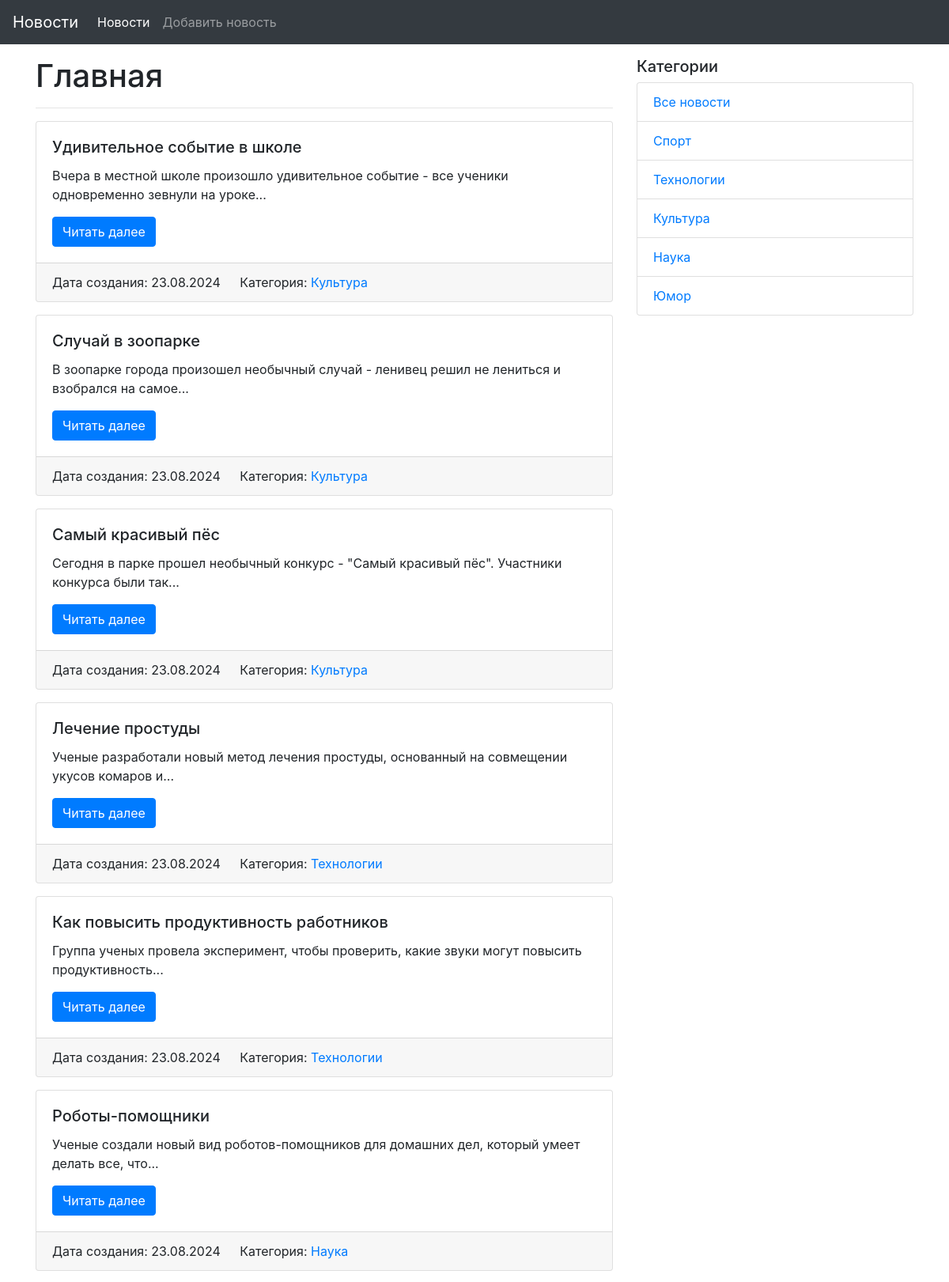
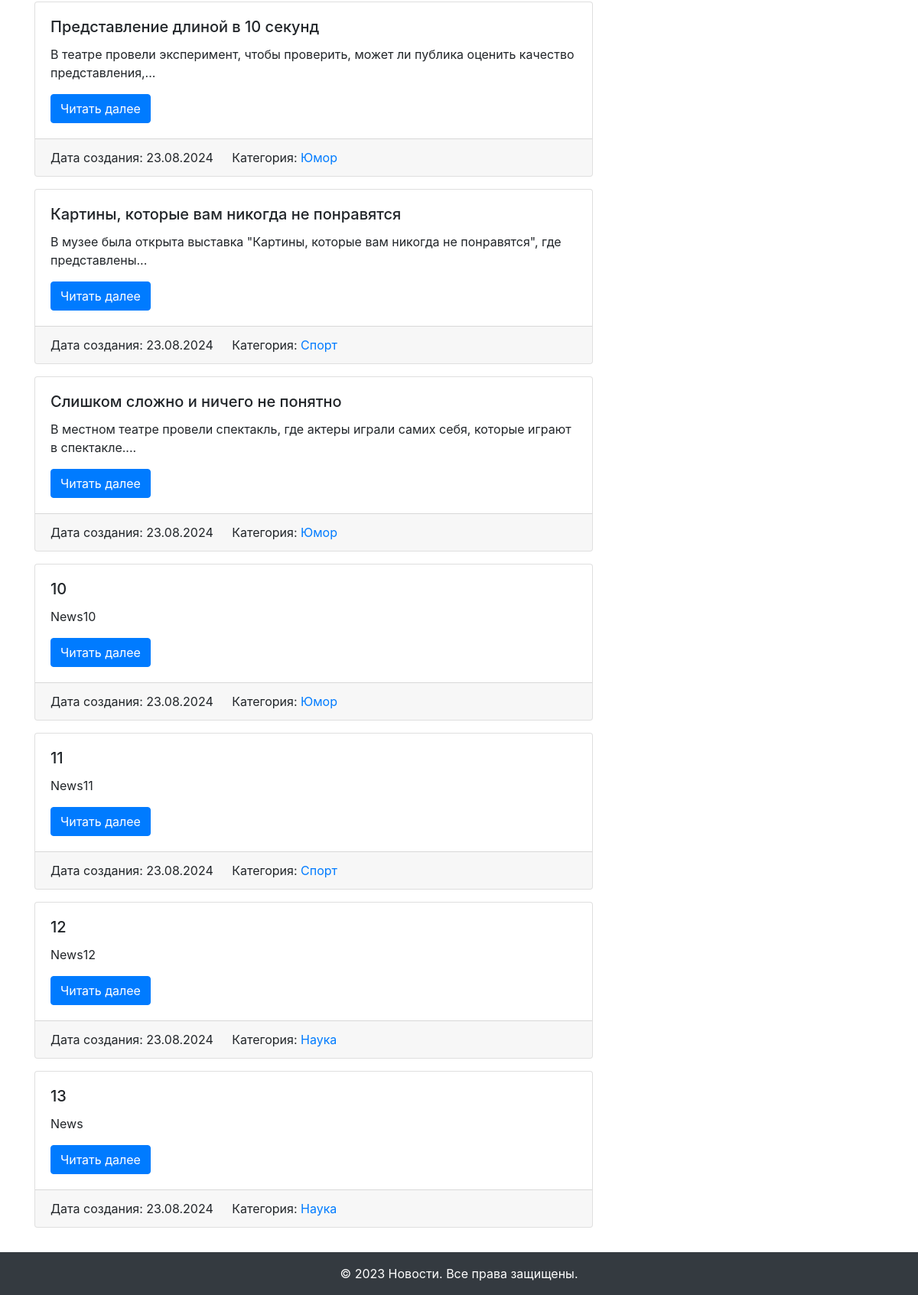
The page / on the database its author committed (2 pictures, top to bottom).
### main.py (models this page shows, shortened)
class News(db.Model):
    id = db.Column(db.Integer, primary_key=True)
    title = db.Column(db.String(255), unique=True, nullable=False)
    text = db.Column(db.Text, nullable=False)
    created_date = db.Column(db.DateTime, default=datetime.utcnow)
    category_id = db.Column(db.Integer, db.ForeignKey('category.id'))
    category = db.relationship('Category', back_populates='news')

class Category(db.Model):
    id = db.Column(db.Integer, primary_key=True)
    title = db.Column(db.String(255), nullable=False)
    news = db.relationship('News', back_populates='category')

### main.py (the view)
@app.route('/')
def index():
    news_list = News.query.all()
    categories = Category.query.all()
    return render_template('index.html',
                           news=news_list,
                           categories=categories)

### templates/index.html (shortened to what this page needs)
{% extends "base.html" %}
{% block content %}
  <h1>Главная</h1>
  <hr>
  {% for news in news %}
  <div class="card mb-3">
    <div class="card-body">
      <h5 class="card-title">{{ news.title }}</h5>
      <p class="card-text">{{ news.text|truncate(100) }}</p>
      <a href="{{ url_for('news_detail', id=news.id) }}" class="btn btn-primary">Читать далее</a>
    </div>
    <div class="card-footer">
      {% if news.created_date %}
        <span class="card-link">Дата создания: {{ news.created_date.strftime('%d.%m.%Y') }}</span>
      {% endif %}
      {% if news.category %}
        <span class="card-link">Категория: <a href="{{ url_for('news_in_category', id=news.category.id) }}">{{ news.category.title }}</a></span>
      {% endif %}
    </div>
  </div>
  {% else %}
  <p class="card-text">Новостей пока нет!</p>
  {% endfor %}
{% endblock content %}

### templates/base.html (shortened to what this page needs)
<!DOCTYPE html>
<html lang="ru">
<head>
  <link rel="stylesheet" href="{{ url_for('static', filename='css/bootstrap.min.css') }}">
</head>
<body>
  <div id="wrapper">
    {% include "navigation.html" %}
    <div class="container my-3">
      <div class="row">
        <div class="col-md-8">
          {% block content %}{% endblock content %}
        </div>
        {% include "side_navigation.html" %}
      </div>
    </div>
    {% include "footer.html" %}
  </div>
</body>
</html>

### templates/navigation.html (shortened to what this page needs)
<nav class="navbar navbar-expand-md navbar-dark bg-dark">
    <a class="navbar-brand" href="{{ url_for('index') }}">Новости</a>
    <div class="collapse navbar-collapse" id="navbarNav">
        <ul class="navbar-nav">
            <li class="nav-item active">
                <a class="nav-link" href="{{ url_for('index') }}">Новости</a>
            </li>
            <li class="nav-item">
                <a class="nav-link" href="{{ url_for('add_news') }}">Добавить новость</a>
            </li>
        </ul>
    </div>
</nav>

### templates/side_navigation.html
<div class="col-md-4">
    <h5>Категории</h5>
    <ul class="list-group">
        <li class="list-group-item"><a href="{{ url_for('index') }}">Все новости</a></li>
        {% for category in categories %}
        <li class="list-group-item"><a href="{{ url_for('news_in_category', id=category.id) }}">{{ category.title }}</a></li>
        {% endfor %}
    </ul>
</div>

### templates/footer.html
<footer id="footer" class="bg-dark text-white text-center py-3">
    &copy; 2023 Новости. Все права защищены.
</footer>

### rows shown on the page
News: title "Удивительное событие в школе", text "Вчера в местной школе произошло удивительное событие - все ученики одновременно зевнули на уроке...", created_date "23.08.2024", category "Культура"
News: title "Случай в зоопарке", text "В зоопарке города произошел необычный случай - ленивец решил не лениться и взобрался на самое...", created_date "23.08.2024", category "Культура"
News: title "Самый красивый пёс", text "Сегодня в парке прошел необычный конкурс - \"Самый красивый пёс\". Участники конкурса были так...", created_date "23.08.2024", category "Культура"
News: title "Лечение простуды", text "Ученые разработали новый метод лечения простуды, основанный на совмещении укусов комаров и...", created_date "23.08.2024", category "Технологии"
News: title "Как повысить продуктивность работников", text "Группа ученых провела эксперимент, чтобы проверить, какие звуки могут повысить продуктивность...", created_date "23.08.2024", category "Технологии"
News: title "Роботы-помощники", text "Ученые создали новый вид роботов-помощников для домашних дел, который умеет делать все, что...", created_date "23.08.2024", category "Наука"
News: title "Представление длиной в 10 секунд", text "В театре провели эксперимент, чтобы проверить, может ли публика оценить качество представления,...", created_date "23.08.2024", category "Юмор"
News: title "Картины, которые вам никогда не понравятся", text "В музее была открыта выставка \"Картины, которые вам никогда не понравятся\", где представлены...", created_date "23.08.2024", category "Спорт"
News: title "Слишком сложно и ничего не понятно", text "В местном театре провели спектакль, где актеры играли самих себя, которые играют в спектакле....", created_date "23.08.2024", category "Юмор"
News: title "10", text "News10", created_date "23.08.2024", category "Юмор"
News: title "11", text "News11", created_date "23.08.2024", category "Спорт"
News: title "12", text "News12", created_date "23.08.2024", category "Наука"
News: title "13", text "News", created_date "23.08.2024", category "Наука"
Category: title "Спорт"
Category: title "Технологии"
Category: title "Культура"
Category: title "Наука"
Category: title "Юмор"
